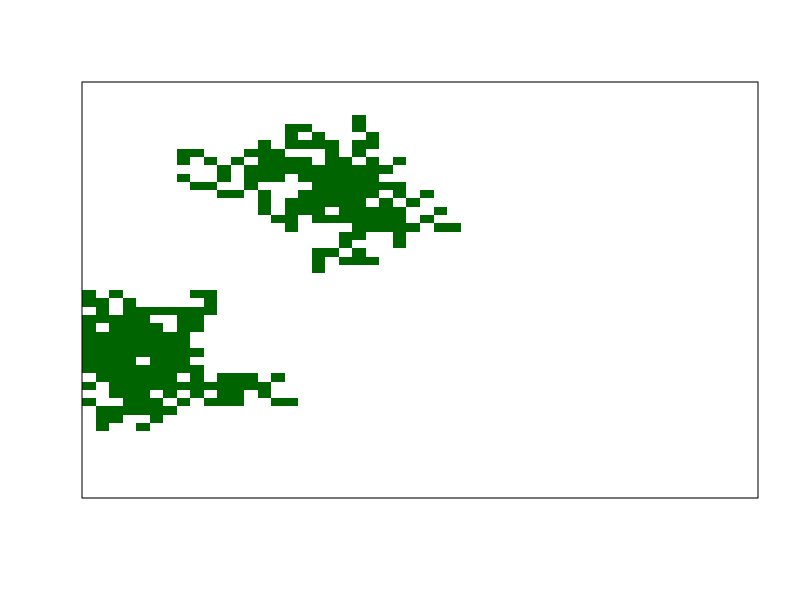
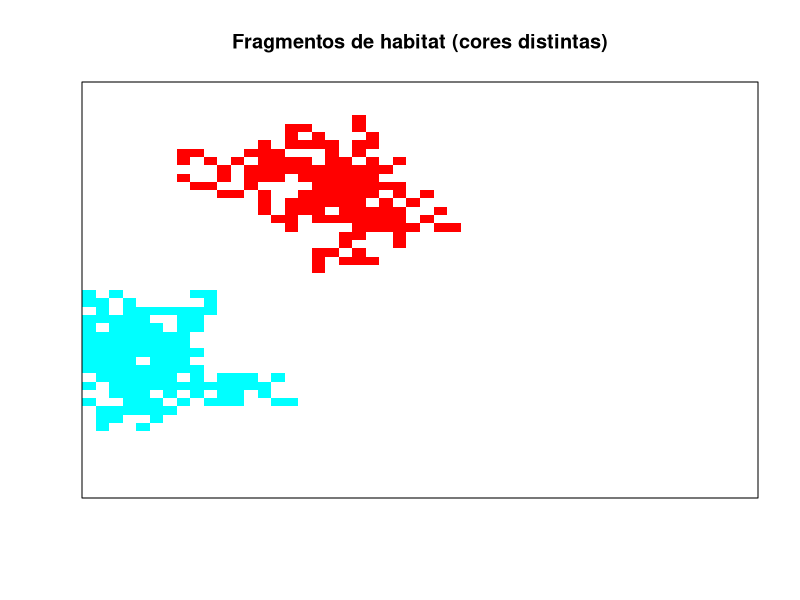

These figures' R source, in order:
## -------------------------------
## Simulação de paisagem fragmentada
## - Conectividade 8-vizinhos
## - Fragmentos não encostam entre si
## -------------------------------

simular_fragmentacao <- function(X, H, F, seed = NULL) {
  if (!is.null(seed)) set.seed(seed)
  
  # Checagens
  if (H < 0 || H > X^2) {
    stop("H deve estar entre 0 e X^2.")
  }
  if (F <= 0 || F != as.integer(F)) {
    stop("F deve ser um inteiro positivo.")
  }
  if (H < F) {
    stop("É necessário H >= F (pelo menos 1 célula por fragmento).")
  }
  
  # Matrizes
  habitat     <- matrix(0, nrow = X, ncol = X)  # 0 = não-habitat, 1 = habitat
  fragment_id <- matrix(0, nrow = X, ncol = X)  # 0 = sem fragmento
  
  ## -----------------------------
  ## 1) Sortear tamanhos de fragmentos
  ## -----------------------------
  tamanhos <- rep(1, F)
  restante <- H - F
  
  if (restante > 0) {
    extra <- as.vector(rmultinom(1, size = restante, prob = rep(1, F)))
    tamanhos <- tamanhos + extra
  }
  
  ## -----------------------------
  ## Funções auxiliares
  ## -----------------------------
  
  # índice linear -> (linha, coluna)
  idx_to_rc <- function(idx, X) {
    r <- ((idx - 1) %% X) + 1
    c <- ((idx - 1) %/% X) + 1
    list(r = r, c = c)
  }
  
  # (linha, coluna) -> índice linear
  rc_to_idx <- function(r, c, X) {
    (c - 1) * X + r
  }
  
  # Vizinhos de 8 direções
  vizinhos_8 <- function(cells, X) {
    rc <- idx_to_rc(cells, X)
    r  <- rc$r
    c  <- rc$c
    
    rs <- c(r-1, r-1, r-1, r,   r,   r+1, r+1, r+1)
    cs <- c(c-1, c,   c+1, c-1, c+1, c-1, c,   c+1)
    
    dentro <- which(rs >= 1 & rs <= X & cs >= 1 & cs <= X)
    if (length(dentro) == 0) return(integer(0))
    
    idx <- rc_to_idx(rs[dentro], cs[dentro], X)
    unique(idx)
  }
  
  # Verifica se uma célula encosta em fragmento de outro ID (8-vizinhos)
  encosta_outro_fragmento <- function(idx, f, fragment_id, X) {
    rc <- idx_to_rc(idx, X)
    r  <- rc$r
    c  <- rc$c
    
    rs <- c(r-1, r-1, r-1, r,   r,   r+1, r+1, r+1)
    cs <- c(c-1, c,   c+1, c-1, c+1, c-1, c,   c+1)
    
    dentro <- which(rs >= 1 & rs <= X & cs >= 1 & cs <= X)
    if (length(dentro) == 0) return(FALSE)
    
    viz_ids <- fragment_id[cbind(rs[dentro], cs[dentro])]
    any(viz_ids != 0 & viz_ids != f)
  }
  
  ## -----------------------------
  ## 2) Crescer fragmentos
  ## -----------------------------
  frag_cells <- vector("list", F)
  
  for (f in seq_len(F)) {
    tamanho_alvo <- tamanhos[f]
    if (tamanho_alvo == 0) next
    
    ## ---- Semente do fragmento ----
    celulas_vazias <- which(habitat == 0)
    if (length(celulas_vazias) == 0) {
      warning("Acabaram as células vazias antes de alocar todo o habitat.")
      break
    }
    
    # Filtra células que não encostam em outros fragmentos
    candidatos_seed <- celulas_vazias[
      !vapply(
        celulas_vazias,
        function(idx) encosta_outro_fragmento(idx, f, fragment_id, X),
        logical(1L)
      )
    ]
    
    if (length(candidatos_seed) == 0) {
      warning(paste("Não foi possível posicionar a semente do fragmento", f,
                    "- sem espaço sem encostar em outros fragmentos."))
      next
    }
    
    seed_idx <- sample(candidatos_seed, 1)
    rc_seed  <- idx_to_rc(seed_idx, X)
    
    habitat[rc_seed$r, rc_seed$c]     <- 1
    fragment_id[rc_seed$r, rc_seed$c] <- f
    frag_cells[[f]] <- seed_idx
    
    ## ---- Crescimento do fragmento ----
    while (length(frag_cells[[f]]) < tamanho_alvo) {
      neigh <- vizinhos_8(frag_cells[[f]], X)
      
      celulas_vazias <- which(habitat == 0)
      fronteira <- intersect(neigh, celulas_vazias)
      
      if (length(fronteira) == 0) {
        warning(paste(
          "Fragmento", f,
          "não conseguiu atingir o tamanho alvo.",
          "Alocado:", length(frag_cells[[f]]),
          "Alvo:", tamanho_alvo
        ))
        break
      }
      
      # Filtra células de fronteira que não encostam em outros fragmentos
      fronteira_ok <- fronteira[
        !vapply(
          fronteira,
          function(idx) encosta_outro_fragmento(idx, f, fragment_id, X),
          logical(1L)
        )
      ]
      
      if (length(fronteira_ok) == 0) {
        warning(paste(
          "Fragmento", f,
          "não conseguiu crescer sem encostar em outros fragmentos.",
          "Alocado:", length(frag_cells[[f]]),
          "Alvo:", tamanho_alvo
        ))
        break
      }
      
      new_idx <- sample(fronteira_ok, 1)
      rc_new  <- idx_to_rc(new_idx, X)
      
      habitat[rc_new$r, rc_new$c]     <- 1
      fragment_id[rc_new$r, rc_new$c] <- f
      frag_cells[[f]] <- c(frag_cells[[f]], new_idx)
    }
  }
  
  list(
    habitat = habitat,
    fragment_id = fragment_id,
    tamanhos_fragmentos = tamanhos
  )
}

## -------------------------------
## 3) Rodar simulação e plotar paisagem
## -------------------------------

# Parâmetros da paisagem
X <- 50      # tamanho do lattice (X x X)
H <- 250     # total de células de habitat
F <- 2      # número de fragmentos

resultado <- simular_fragmentacao(X, H, F)

# Paisagem final: 0 = matriz sem habitat, 1 = habitat
paisagem <- resultado$habitat

# Plot simples da paisagem
# (0 = branco, 1 = verde)
paleta <- c("white", "darkgreen")

image(
  t(apply(paisagem, 2, rev)),  # truque para não ficar "de cabeça para baixo"
  col  = paleta,
  axes = FALSE,
 
)
box()

## -------------------------------
## Plot colorido por fragmento
## -------------------------------

fragmentos <- resultado$fragment_id

# Paleta: branco + cores distintas
paleta_fragmentos <- c("white", rainbow(max(fragmentos)))

image(
  t(apply(fragmentos, 2, rev)),
  col = paleta_fragmentos,
  axes = FALSE,
  main = "Fragmentos de habitat (cores distintas)"
)
box()

# Contagem de células de habitat
num_celulas_habitat <- sum(resultado$habitat)
cat("Total de células preenchidas:", num_celulas_habitat, "\n")